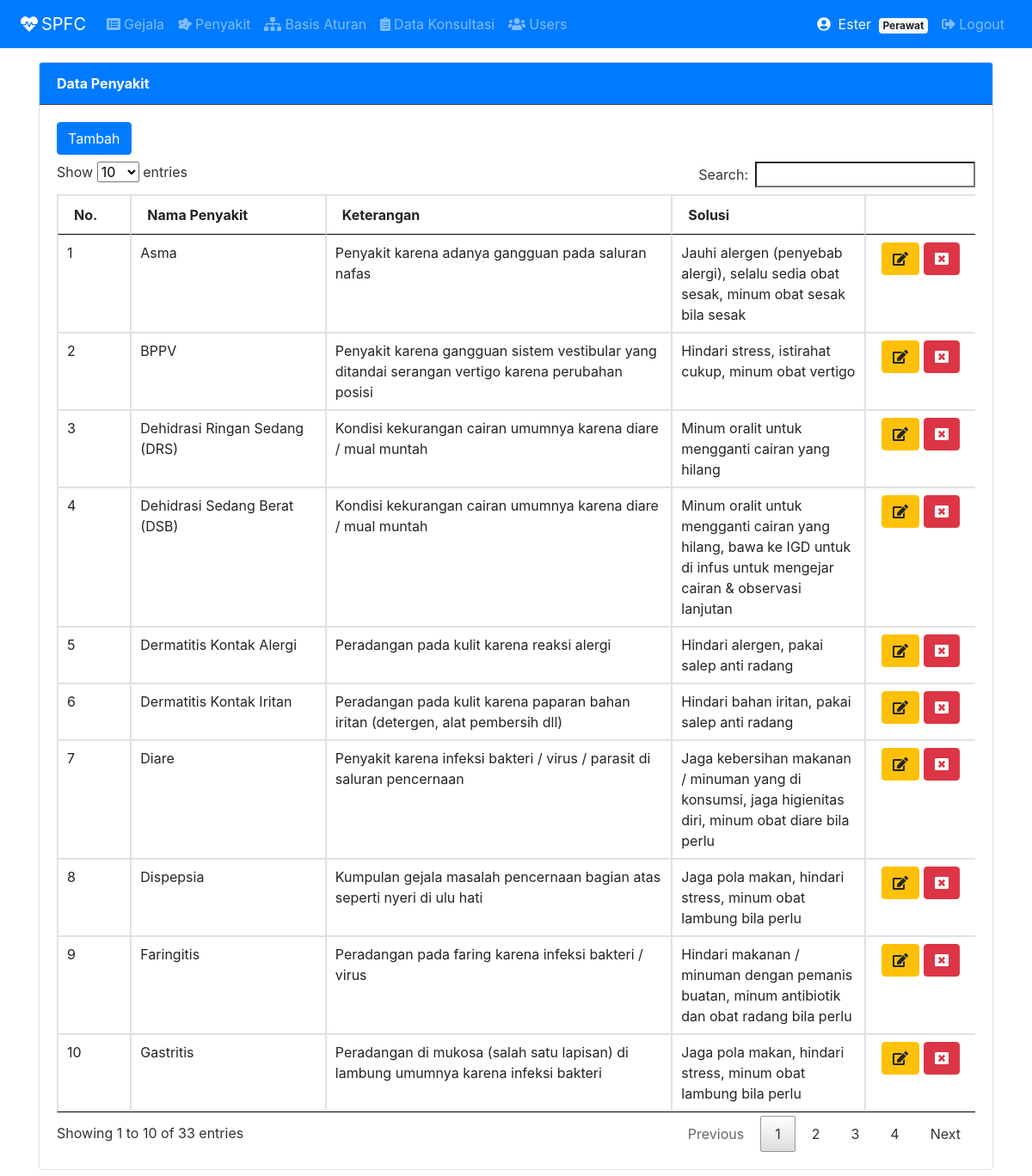
Screenshot of /index.php?page=penyakit (signed in) with the database file from the repository.
### tables this page shows
CREATE TABLE `penyakit` (
  `idpenyakit` int(11) NOT NULL,
  `nmpenyakit` varchar(50) NOT NULL,
  `keterangan` text NOT NULL,
  `solusi` text NOT NULL
);

### tampil_penyakit.php (the view, shortened to what this page needs)
<div class="card">
  <div class="card-header bg-primary text-white border-dark"><strong>Data Penyakit</strong></div>
  <div class="card-body">
    <a class="btn btn-primary mb-2" href="?page=penyakit&action=tambah">Tambah</a>
    <div class="table-responsive">
    <table class="table table-bordered" id="myTable">
    <thead>
      <tr>
        <th width="50px">No.</th>
        <th width="200px">Nama Penyakit</th>
        <th width="400px">Keterangan</th>
        <th width="200px">Solusi</th>
        <th width="100px"></th>
      </tr>
    </thead>
    <tbody>
	 <?php
        $no = 1;
        $sql = "SELECT*FROM penyakit ORDER BY nmpenyakit ASC";
        $result = $conn->query($sql);
        while($row = $result->fetch_assoc()) {
    ?>
        <tr>
            <td><?php echo $no++; ?></td>
            <td><?php echo $row['nmpenyakit']; ?></td>
            <td><?php echo $row['keterangan']; ?></td>
            <td><?php echo $row['solusi']; ?></td>
            <td align="center">
                <a class="btn btn-warning" href="?page=penyakit&action=update&id=<?php echo $row['idpenyakit']; ?>">
                    <i class="fas fa-edit"></i>
                </a>
                <a onclick="return confirm('Yakin menghapus data ini ?')" class="btn btn-danger" href="?page=penyakit&action=hapus&id=<?php echo $row['idpenyakit']; ?>">
                    <i class="fas fa-window-close"></i>
                </a>
            </td>
     </tr>
    <?php
     }
    ?>
   </tbody>
</table>
</div>
</div>
</div>

### assets/css/all.css (style rules this page uses)
.fa-edit:before { content:"\f044" }
.fa-window-close:before { content:"\f410" }

### assets/css/mobile-fixes.css (style rules this page uses)
.table-responsive { -webkit-overflow-scrolling: touch; }

### rows the page displays
penyakit: nmpenyakit "Asma", keterangan "Penyakit karena adanya gangguan pada saluran nafas", solusi "Jauhi alergen (penyebab alergi), selalu sedia obat sesak, minum obat sesak bila sesak"
penyakit: nmpenyakit "BPPV", keterangan "Penyakit karena gangguan sistem vestibular yang ditandai serangan vertigo karena perubahan posisi", solusi "Hindari stress, istirahat cukup, minum obat vertigo"
penyakit: nmpenyakit "Dehidrasi Ringan Sedang (DRS)", keterangan "Kondisi kekurangan cairan umumnya karena diare / mual muntah", solusi "Minum oralit untuk mengganti cairan yang hilang"
penyakit: nmpenyakit "Dehidrasi Sedang Berat (DSB)", keterangan "Kondisi kekurangan cairan umumnya karena diare / mual muntah", solusi "Minum oralit untuk mengganti cairan yang hilang, bawa ke IGD untuk di infus untuk mengejar cairan & observasi lanjutan"
penyakit: nmpenyakit "Dermatitis Kontak Alergi", keterangan "Peradangan pada kulit karena reaksi alergi", solusi "Hindari alergen, pakai salep anti radang"
penyakit: nmpenyakit "Dermatitis Kontak Iritan", keterangan "Peradangan pada kulit karena paparan bahan iritan (detergen, alat pembersih dll)", solusi "Hindari bahan iritan, pakai salep anti radang"
penyakit: nmpenyakit "Diare", keterangan "Penyakit karena infeksi bakteri / virus / parasit di saluran pencernaan", solusi "Jaga kebersihan makanan / minuman yang di konsumsi, jaga higienitas diri, minum obat diare bila perlu"
penyakit: nmpenyakit "Dispepsia", keterangan "Kumpulan gejala masalah pencernaan bagian atas seperti nyeri di ulu hati", solusi "Jaga pola makan, hindari stress, minum obat lambung bila perlu"
penyakit: nmpenyakit "Faringitis", keterangan "Peradangan pada faring karena infeksi bakteri / virus", solusi "Hindari makanan / minuman dengan pemanis buatan, minum antibiotik dan obat radang bila perlu"
penyakit: nmpenyakit "Gastritis", keterangan "Peradangan di mukosa (salah satu lapisan) di lambung umumnya karena infeksi bakteri", solusi "Jaga pola makan, hindari stress, minum obat lambung bila perlu"

### other values shown
$_SESSION['username'] "Ester"
$_SESSION['role'] "Perawat"
